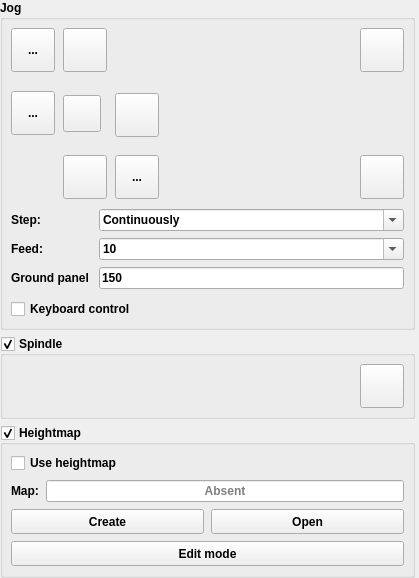
         <widget class="Widget" name="scrollAreaWidgetContents">
          <property name="geometry">
           <rect>
            <x>0</x>
            <y>0</y>
            <width>419</width>
            <height>578</height>
           </rect>
          </property>
          <property name="sizePolicy">
           <sizepolicy hsizetype="Minimum" vsizetype="Maximum">
            <horstretch>0</horstretch>
            <verstretch>0</verstretch>
           </sizepolicy>
          </property>
          <layout class="QVBoxLayout" name="verticalLayout_21">
           <property name="leftMargin">
            <number>0</number>
           </property>
           <property name="topMargin">
            <number>0</number>
           </property>
           <property name="rightMargin">
            <number>4</number>
           </property>
           <property name="bottomMargin">
            <number>0</number>
           </property>
           <item>
            <widget class="GroupBox" name="grpJog">
             <property name="font">
              <font>
               <weight>75</weight>
               <bold>true</bold>
              </font>
             </property>
             <property name="focusPolicy">
              <enum>Qt::NoFocus</enum>
             </property>
             <property name="title">
              <string>Jog</string>
             </property>
             <property name="checkable">
              <bool>false</bool>
             </property>
             <property name="overrided" stdset="0">
              <bool>false</bool>
             </property>
             <layout class="QVBoxLayout" name="verticalLayout_11">
              <property name="leftMargin">
               <number>8</number>
              </property>
              <property name="topMargin">
               <number>8</number>
              </property>
              <property name="rightMargin">
               <number>8</number>
              </property>
              <property name="bottomMargin">
               <number>8</number>
              </property>
              <item>
               <widget class="QWidget" name="widgetJog" native="true">
                <layout class="QVBoxLayout" name="verticalLayout_9">
                 <property name="spacing">
                  <number>10</number>
                 </property>
                 <property name="leftMargin">
                  <number>0</number>
                 </property>
                 <property name="topMargin">
                  <number>0</number>
                 </property>
                 <property name="rightMargin">
                  <number>0</number>
                 </property>
                 <property name="bottomMargin">
                  <number>0</number>
                 </property>
                 <item>
                  <layout class="QGridLayout" name="gridLayout_3">
                   <property name="horizontalSpacing">
                    <number>8</number>
                   </property>
                   <property name="verticalSpacing">
                    <number>4</number>
                   </property>
                   <item row="0" column="4">
                    <layout class="QHBoxLayout" name="horizontalLayout_25">
                     <property name="spacing">
                      <number>0</number>
                     </property>
                     <item>
                      <spacer name="horizontalSpacer">
                       <property name="orientation">
                        <enum>Qt::Horizontal</enum>
                       </property>
                       <property name="sizeHint" stdset="0">
                        <size>
                         <width>0</width>
                         <height>20</height>
                        </size>
                       </property>
                      </spacer>
                     </item>
                     <item>
                      <widget class="StyledToolButton" name="cmdZPlus">
                       <property name="sizePolicy">
                        <sizepolicy hsizetype="Fixed" vsizetype="Fixed">
                         <horstretch>0</horstretch>
                         <verstretch>0</verstretch>
                        </sizepolicy>
                       </property>
                       <property name="minimumSize">
                        <size>
                         <width>44</width>
                         <height>44</height>
                        </size>
                       </property>
                       <property name="toolTip">
                        <string>Z+</string>
                       </property>
                       <property name="text">
                        <string/>
                       </property>
                       <property name="icon">
                        <iconset resource="images.qrc">
                         <normaloff>:/images/1401562699_icon-arrow-up-b.png</normaloff>:/images/1401562699_icon-arrow-up-b.png</iconset>
                       </property>
                       <property name="iconSize">
                        <size>
                         <width>28</width>
                         <height>28</height>
                        </size>
                       </property>
                      </widget>
                     </item>
                    </layout>
                   </item>
                   <item row="2" column="3">
                    <widget class="StyledToolButton" name="cmdXPlus">
                     <property name="sizePolicy">
                      <sizepolicy hsizetype="Fixed" vsizetype="Fixed">
                       <horstretch>0</horstretch>
                       <verstretch>0</verstretch>
                      </sizepolicy>
                     </property>
                     <property name="minimumSize">
                      <size>
                       <width>44</width>
                       <height>44</height>
                      </size>
                     </property>
                     <property name="toolTip">
                      <string>X+</string>
                     </property>
                     <property name="text">
                      <string/>
                     </property>
                     <property name="icon">
                      <iconset resource="images.qrc">
                       <normaloff>:/images/1401562173_chevron-right.png</normaloff>:/images/1401562173_chevron-right.png</iconset>
                     </property>
                     <property name="iconSize">
                      <size>
                       <width>30</width>
                       <height>30</height>
                      </size>
                     </property>
                    </widget>
                   </item>
                   <item row="2" column="4">
                    <spacer name="verticalSpacer">
                     <property name="orientation">
                      <enum>Qt::Vertical</enum>
                     </property>
                     <property name="sizeHint" stdset="0">
                      <size>
                       <width>20</width>
                       <height>44</height>
                      </size>
                     </property>
                    </spacer>
                   </item>
                   <item row="3" column="4">
                    <layout class="QHBoxLayout" name="horizontalLayout_26">
                     <property name="spacing">
                      <number>0</number>
                     </property>
                     <item>
                      <spacer name="horizontalSpacer_2">
                       <property name="orientation">
                        <enum>Qt::Horizontal</enum>
                       </property>
                       <property name="sizeHint" stdset="0">
                        <size>
                         <width>0</width>
                         <height>20</height>
                        </size>
                       </property>
                      </spacer>
                     </item>
                     <item>
                      <widget class="StyledToolButton" name="cmdZMinus">
                       <property name="sizePolicy">
                        <sizepolicy hsizetype="Fixed" vsizetype="Fixed">
                         <horstretch>0</horstretch>
                         <verstretch>0</verstretch>
                        </sizepolicy>
                       </property>
                       <property name="minimumSize">
                        <size>
                         <width>44</width>
                         <height>44</height>
                        </size>
                       </property>
                       <property name="toolTip">
                        <string>Z-</string>
                       </property>
                       <property name="text">
                        <string/>
                       </property>
                       <property name="icon">
                        <iconset resource="images.qrc">
                         <normaloff>:/images/1401562699_icon-arrow-down-b.png</normaloff>:/images/1401562699_icon-arrow-down-b.png</iconset>
                       </property>
                       <property name="iconSize">
                        <size>
                         <width>28</width>
                         <height>28</height>
                        </size>
                       </property>
                      </widget>
                     </item>
                    </layout>
                   </item>
                   <item row="0" column="1">
                    <widget class="StyledToolButton" name="cmdAPlus">
                     <property name="minimumSize">
                      <size>
                       <width>44</width>
                       <height>44</height>
                      </size>
                     </property>
                     <property name="toolTip">
                      <string>B+</string>
                     </property>
                     <property name="text">
                      <string>...</string>
                     </property>
                     <property name="icon">
                      <iconset resource="images.qrc">
                       <normaloff>:/images/btnJogPlusA.png</normaloff>:/images/btnJogPlusA.png</iconset>
                     </property>
                    </widget>
                   </item>
                   <item row="3" column="3">
                    <widget class="StyledToolButton" name="cmdAMinus">
                     <property name="minimumSize">
                      <size>
                       <width>44</width>
                       <height>44</height>
                      </size>
                     </property>
                     <property name="toolTip">
                      <string>B-</string>
                     </property>
                     <property name="text">
                      <string>...</string>
                     </property>
                     <property name="icon">
                      <iconset resource="images.qrc">
                       <normaloff>:/images/btnJogMoinsA.png</normaloff>:/images/btnJogMoinsA.png</iconset>
                     </property>
                    </widget>
                   </item>
                   <item row="3" column="2">
                    <widget class="StyledToolButton" name="cmdYMinus">
                     <property name="sizePolicy">
                      <sizepolicy hsizetype="Fixed" vsizetype="Fixed">
                       <horstretch>0</horstretch>
                       <verstretch>0</verstretch>
                      </sizepolicy>
                     </property>
                     <property name="minimumSize">
                      <size>
                       <width>44</width>
                       <height>44</height>
                      </size>
                     </property>
                     <property name="toolTip">
                      <string>Y-</string>
                     </property>
                     <property name="text">
                      <string/>
                     </property>
                     <property name="icon">
                      <iconset resource="images.qrc">
                       <normaloff>:/images/1401562173_chevron-down.png</normaloff>:/images/1401562173_chevron-down.png</iconset>
                     </property>
                     <property name="iconSize">
                      <size>
                       <width>30</width>
                       <height>30</height>
                      </size>
                     </property>
                    </widget>
                   </item>
                   <item row="0" column="2">
                    <widget class="StyledToolButton" name="cmdYPlus">
                     <property name="sizePolicy">
                      <sizepolicy hsizetype="Fixed" vsizetype="Fixed">
                       <horstretch>0</horstretch>
                       <verstretch>0</verstretch>
                      </sizepolicy>
                     </property>
                     <property name="minimumSize">
                      <size>
                       <width>44</width>
                       <height>44</height>
                      </size>
                     </property>
                     <property name="toolTip">
                      <string>Y+</string>
                     </property>
                     <property name="text">
                      <string/>
                     </property>
                     <property name="icon">
                      <iconset resource="images.qrc">
                       <normaloff>:/images/1401562173_chevron-up.png</normaloff>:/images/1401562173_chevron-up.png</iconset>
                     </property>
                     <property name="iconSize">
                      <size>
                       <width>30</width>
                       <height>30</height>
                      </size>
                     </property>
                    </widget>
                   </item>
                   <item row="1" column="1" rowspan="2">
                    <widget class="StyledToolButton" name="cmdXMinus">
                     <property name="sizePolicy">
                      <sizepolicy hsizetype="Fixed" vsizetype="Fixed">
                       <horstretch>0</horstretch>
                       <verstretch>0</verstretch>
                      </sizepolicy>
                     </property>
                     <property name="minimumSize">
                      <size>
                       <width>44</width>
                       <height>44</height>
                      </size>
                     </property>
                     <property name="toolTip">
                      <string>X-</string>
                     </property>
                     <property name="text">
                      <string>...</string>
                     </property>
                     <property name="icon">
                      <iconset resource="images.qrc">
                       <normaloff>:/images/1401561986_chevron-left.png</normaloff>:/images/1401561986_chevron-left.png</iconset>
                     </property>
                     <property name="iconSize">
                      <size>
                       <width>30</width>
                       <height>30</height>
                      </size>
                     </property>
                    </widget>
                   </item>
                   <item row="1" column="2" rowspan="2" colspan="2">
                    <widget class="StyledToolButton" name="cmdStop">
                     <property name="sizePolicy">
                      <sizepolicy hsizetype="Fixed" vsizetype="Fixed">
                       <horstretch>0</horstretch>
                       <verstretch>0</verstretch>
                      </sizepolicy>
                     </property>
                     <property name="minimumSize">
                      <size>
                       <width>36</width>
                       <height>36</height>
                      </size>
                     </property>
                     <property name="toolTip">
                      <string>Stop</string>
                     </property>
                     <property name="text">
                      <string/>
                     </property>
                     <property name="icon">
                      <iconset resource="images.qrc">
                       <normaloff>:/images/brake.png</normaloff>:/images/brake.png</iconset>
                     </property>
                     <property name="iconSize">
                      <size>
                       <width>30</width>
                       <height>30</height>
                      </size>
                     </property>
                    </widget>
                   </item>
                  </layout>
                 </item>
                 <item>
                  <layout class="QGridLayout" name="gridLayout_8">
                   <property name="verticalSpacing">
                    <number>7</number>
                   </property>
                   <item row="0" column="1">
                    <widget class="ComboBoxKey" name="cboJogStep">
                     <property name="editable">
                      <bool>true</bool>
                     </property>
                     <property name="insertPolicy">
                      <enum>QComboBox::NoInsert</enum>
                     </property>
                     <item>
                      <property name="text">
                       <string>Continuously</string>
                      </property>
                     </item>
                     <item>
                      <property name="text">
                       <string>0.01</string>
                      </property>
                     </item>
                     <item>
                      <property name="text">
                       <string>0.1</string>
                      </property>
                     </item>
                     <item>
                      <property name="text">
                       <string>1</string>
                      </property>
                     </item>
                     <item>
                      <property name="text">
                       <string>2</string>
                      </property>
                     </item>
                     <item>
                      <property name="text">
                       <string>5</string>
                      </property>
                     </item>
                     <item>
                      <property name="text">
                       <string>10</string>
                      </property>
                     </item>
                     <item>
                      <property name="text">
                       <string>20</string>
                      </property>
                     </item>
                     <item>
                      <property name="text">
                       <string>50</string>
                      </property>
                     </item>
                     <item>
                      <property name="text">
                       <string>100</string>
                      </property>
                     </item>
                     <item>
                      <property name="text">
                       <string>200</string>
                      </property>
                     </item>
                    </widget>
                   </item>
                   <item row="0" column="0">
                    <widget class="QLabel" name="label_20">
                     <property name="font">
                      <font>
                       <weight>75</weight>
                       <bold>true</bold>
                      </font>
                     </property>
                     <property name="text">
                      <string>Step:</string>
                     </property>
                    </widget>
                   </item>
                   <item row="1" column="0">
                    <widget class="QLabel" name="label_22">
                     <property name="font">
                      <font>
                       <weight>75</weight>
                       <bold>true</bold>
                      </font>
                     </property>
                     <property name="text">
                      <string>Feed:</string>
                     </property>
                    </widget>
                   </item>
                   <item row="1" column="1">
                    <widget class="ComboBoxKey" name="cboJogFeed">
                     <property name="editable">
                      <bool>true</bool>
                     </property>
                     <property name="insertPolicy">
                      <enum>QComboBox::NoInsert</enum>
                     </property>
                     <item>
                      <property name="text">
                       <string>10</string>
                      </property>
                     </item>
                     <item>
                      <property name="text">
                       <string>20</string>
                      </property>
                     </item>
                     <item>
                      <property name="text">
                       <string>50</string>
                      </property>
                     </item>
                     <item>
                      <property name="text">
                       <string>100</string>
                      </property>
                     </item>
                     <item>
                      <property name="text">
                       <string>200</string>
                      </property>
                     </item>
                     <item>
                      <property name="text">
                       <string>500</string>
                      </property>
                     </item>
                     <item>
                      <property name="text">
                       <string>1000</string>
                      </property>
                     </item>
                     <item>
                      <property name="text">
                       <string>2000</string>
                      </property>
                     </item>
                    </widget>
                   </item>
                   <item row="2" column="0">
                    <widget class="QLabel" name="label_37">
                     <property name="font">
                      <font>
                       <weight>75</weight>
                       <bold>true</bold>
                      </font>
                     </property>
                     <property name="text">
                      <string>Ground panel</string>
                     </property>
                    </widget>
                   </item>
                   <item row="2" column="1">
                    <widget class="QLineEdit" name="leGroundHeight">
                     <property name="text">
                      <string>150</string>
                     </property>
                    </widget>
                   </item>
                  </layout>
                 </item>
                 <item>
                  <widget class="QCheckBox" name="chkKeyboardControl">
                   <property name="text">
                    <string>Keyboard control</string>
                   </property>
                  </widget>
                 </item>
                </layout>
               </widget>
              </item>
             </layout>
            </widget>
           </item>
           <item>
            <widget class="GroupBox" name="grpSpindle">
             <property name="enabled">
              <bool>true</bool>
             </property>
             <property name="font">
              <font>
               <weight>75</weight>
               <bold>true</bold>
              </font>
             </property>
             <property name="title">
              <string>Spindle</string>
             </property>
             <property name="checkable">
              <bool>true</bool>
             </property>
             <property name="overrided" stdset="0">
              <bool>false</bool>
             </property>
             <layout class="QHBoxLayout" name="horizontalLayout_2">
              <property name="leftMargin">
               <number>8</number>
              </property>
              <property name="topMargin">
               <number>8</number>
              </property>
              <property name="rightMargin">
               <number>8</number>
              </property>
              <property name="bottomMargin">
               <number>8</number>
              </property>
              <item>
               <widget class="QWidget" name="widgetSpindle" native="true">
                <layout class="QHBoxLayout" name="horizontalLayout_16">
                 <property name="leftMargin">
                  <number>0</number>
                 </property>
                 <property name="topMargin">
                  <number>0</number>
                 </property>
                 <property name="rightMargin">
                  <number>0</number>
                 </property>
                 <property name="bottomMargin">
                  <number>0</number>
                 </property>
                 <item>
                  <widget class="SliderBox" name="slbSpindle" native="true"/>
                 </item>
                 <item>
                  <widget class="StyledToolButton" name="cmdSpindle">
                   <property name="enabled">
                    <bool>true</bool>
                   </property>
                   <property name="sizePolicy">
                    <sizepolicy hsizetype="Fixed" vsizetype="Fixed">
                     <horstretch>0</horstretch>
                     <verstretch>0</verstretch>
                    </sizepolicy>
                   </property>
                   <property name="minimumSize">
                    <size>
                     <width>44</width>
                     <height>44</height>
                    </size>
                   </property>
                   <property name="toolTip">
                    <string>Spindle on/off</string>
                   </property>
                   <property name="icon">
                    <iconset resource="images.qrc">
                     <normaloff>:/images/cutter.png</normaloff>:/images/cutter.png</iconset>
                   </property>
                   <property name="iconSize">
                    <size>
                     <width>28</width>
                     <height>28</height>
                    </size>
                   </property>
                   <property name="checkable">
                    <bool>true</bool>
                   </property>
                  </widget>
                 </item>
                </layout>
               </widget>
              </item>
             </layout>
            </widget>
           </item>
           <item>
            <widget class="GroupBox" name="grpHeightMap">
             <property name="enabled">
              <bool>true</bool>
             </property>
             <property name="font">
              <font>
               <weight>75</weight>
               <bold>true</bold>
              </font>
             </property>
             <property name="title">
              <string>Heightmap</string>
             </property>
             <property name="checkable">
              <bool>true</bool>
             </property>
             <property name="overrided" stdset="0">
              <bool>false</bool>
             </property>
             <layout class="QVBoxLayout" name="verticalLayout_16">
              <property name="leftMargin">
               <number>8</number>
              </property>
              <property name="topMargin">
               <number>8</number>
              </property>
              <property name="rightMargin">
               <number>8</number>
              </property>
              <property name="bottomMargin">
               <number>9</number>
              </property>
              <item>
               <widget class="QWidget" name="widgetHeightMap" native="true">
                <layout class="QVBoxLayout" name="verticalLayout_15">
                 <property name="spacing">
                  <number>7</number>
                 </property>
                 <property name="leftMargin">
                  <number>0</number>
                 </property>
                 <property name="topMargin">
                  <number>0</number>
                 </property>
                 <property name="rightMargin">
                  <number>0</number>
                 </property>
                 <property name="bottomMargin">
                  <number>0</number>
                 </property>
                 <item>
                  <widget class="QCheckBox" name="chkHeightMapUse">
                   <property name="text">
                    <string>Use heightmap</string>
                   </property>
                  </widget>
                 </item>
                 <item>
                  <layout class="QHBoxLayout" name="horizontalLayout_22">
                   <item>
                    <widget class="QLabel" name="label_15">
                     <property name="text">
                      <string>Map:</string>
                     </property>
                    </widget>
                   </item>
                   <item>
                    <widget class="QLineEdit" name="txtHeightMap">
                     <property name="focusPolicy">
                      <enum>Qt::NoFocus</enum>
                     </property>
                     <property name="text">
                      <string/>
                     </property>
                     <property name="alignment">
                      <set>Qt::AlignCenter</set>
                     </property>
                     <property name="readOnly">
                      <bool>true</bool>
                     </property>
                     <property name="placeholderText">
                      <string>Absent</string>
                     </property>
                    </widget>
                   </item>
                  </layout>
                 </item>
                 <item>
                  <layout class="QHBoxLayout" name="horizontalLayout_21">
                   <item>
                    <widget class="StyledToolButton" name="cmdHeightMapCreate">
                     <property name="sizePolicy">
                      <sizepolicy hsizetype="Preferred" vsizetype="Fixed">
                       <horstretch>0</horstretch>
                       <verstretch>0</verstretch>
                      </sizepolicy>
                     </property>
                     <property name="minimumSize">
                      <size>
                       <width>0</width>
                       <height>25</height>
                      </size>
                     </property>
                     <property name="text">
                      <string>Create</string>
                     </property>
                    </widget>
                   </item>
                   <item>
                    <widget class="StyledToolButton" name="cmdHeightMapLoad">
                     <property name="sizePolicy">
                      <sizepolicy hsizetype="Preferred" vsizetype="Fixed">
                       <horstretch>0</horstretch>
                       <verstretch>0</verstretch>
                      </sizepolicy>
                     </property>
                     <property name="minimumSize">
                      <size>
                       <width>0</width>
                       <height>25</height>
                      </size>
                     </property>
                     <property name="text">
                      <string>Open</string>
                     </property>
                    </widget>
                   </item>
                  </layout>
                 </item>
                 <item>
                  <widget class="StyledToolButton" name="cmdHeightMapMode">
                   <property name="sizePolicy">
                    <sizepolicy hsizetype="Preferred" vsizetype="Fixed">
                     <horstretch>0</horstretch>
                     <verstretch>0</verstretch>
                    </sizepolicy>
                   </property>
                   <property name="minimumSize">
                    <size>
                     <width>42</width>
                     <height>25</height>
                    </size>
                   </property>
                   <property name="text">
                    <string>Edit mode</string>
                   </property>
                   <property name="checkable">
                    <bool>true</bool>
                   </property>
                  </widget>
                 </item>
                </layout>
               </widget>
              </item>
             </layout>
            </widget>
           </item>
          </layout>
         </widget>
